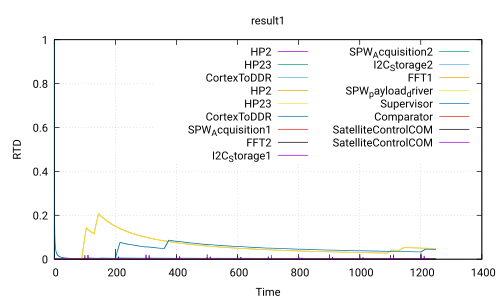

Source code (gnuplot):
 set title 'result1'
 set ylabel 'RTD'
 set xlabel 'Time'
 set grid
 set term pdf
 set output 'Use_case_DoubleCamera_Safety.ATIPPIC.executable360.0_40.0.pdf'
 plot 'Use_case_DoubleCamera_Safety.ATIPPIC.executable360.0_40.0.csv' using 1:2 with lines title 'HP2','Use_case_DoubleCamera_Safety.ATIPPIC.executable360.0_40.0.csv' using 1:3 with lines title 'HP23','Use_case_DoubleCamera_Safety.ATIPPIC.executable360.0_40.0.csv' using 1:4 with lines title 'CortexToDDR','Use_case_DoubleCamera_Safety.ATIPPIC.executable360.0_40.0.csv' using 1:5 with lines title 'HP2','Use_case_DoubleCamera_Safety.ATIPPIC.executable360.0_40.0.csv' using 1:6 with lines title 'HP23','Use_case_DoubleCamera_Safety.ATIPPIC.executable360.0_40.0.csv' using 1:7 with lines title 'CortexToDDR','Use_case_DoubleCamera_Safety.ATIPPIC.executable360.0_40.0.csv' using 1:8 with lines title 'SPW_Acquisition1','Use_case_DoubleCamera_Safety.ATIPPIC.executable360.0_40.0.csv' using 1:9 with lines title 'FFT2','Use_case_DoubleCamera_Safety.ATIPPIC.executable360.0_40.0.csv' using 1:10 with lines title 'I2C_Storage1','Use_case_DoubleCamera_Safety.ATIPPIC.executable360.0_40.0.csv' using 1:11 with lines title 'SPW_Acquisition2','Use_case_DoubleCamera_Safety.ATIPPIC.executable360.0_40.0.csv' using 1:12 with lines title 'I2C_Storage2','Use_case_DoubleCamera_Safety.ATIPPIC.executable360.0_40.0.csv' using 1:13 with lines title 'FFT1','Use_case_DoubleCamera_Safety.ATIPPIC.executable360.0_40.0.csv' using 1:14 with lines title 'SPW_payload_driver','Use_case_DoubleCamera_Safety.ATIPPIC.executable360.0_40.0.csv' using 1:15 with lines title 'Supervisor','Use_case_DoubleCamera_Safety.ATIPPIC.executable360.0_40.0.csv' using 1:16 with lines title 'Comparator','Use_case_DoubleCamera_Safety.ATIPPIC.executable360.0_40.0.csv' using 1:17 with lines title 'SatelliteControlCOM','Use_case_DoubleCamera_Safety.ATIPPIC.executable360.0_40.0.csv' using 1:18 with lines title 'SatelliteControlCOM'
